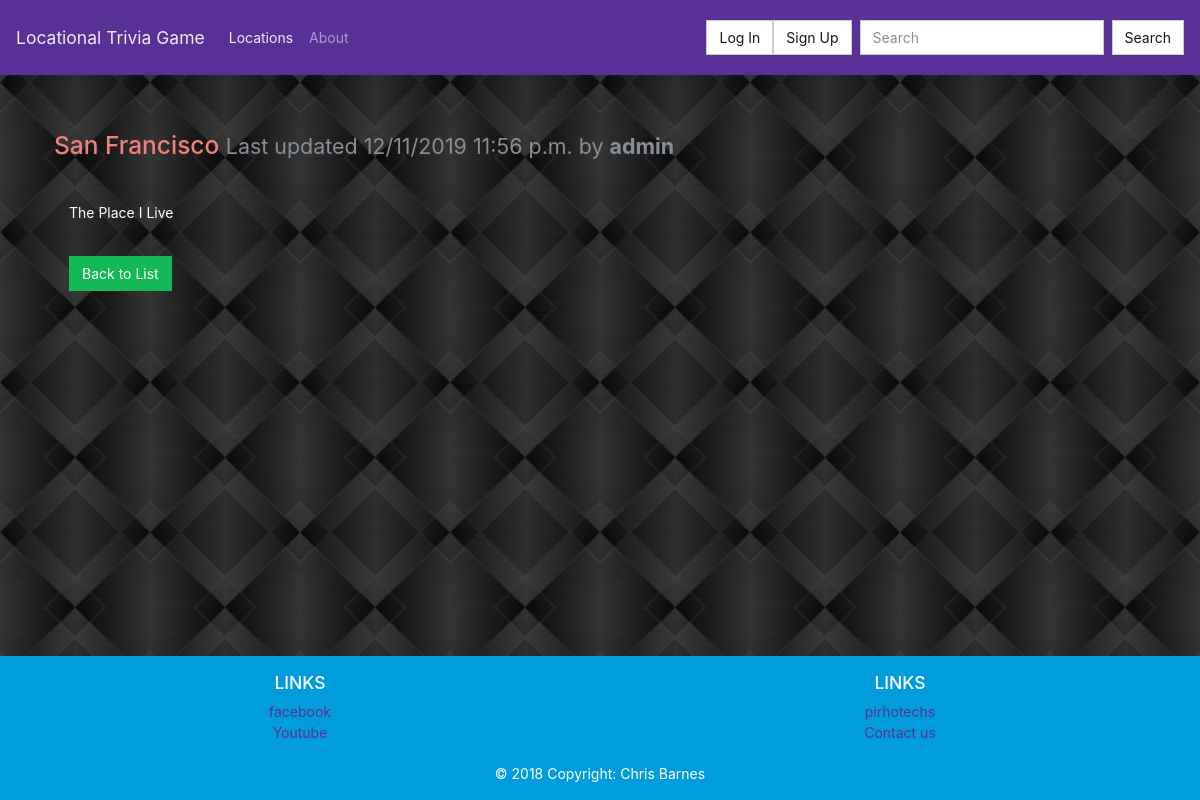
The app's page /locations/san-francisco/ with its own data.
### locations/models.py (models this page shows, shortened)
class Page(models.Model):
    objects = models.Manager()
    title = models.CharField(max_length=settings.PAGE_TITLE_MAX_LENGTH, unique=True,
                             help_text="Title of your page.")
    author = models.ForeignKey(User, on_delete=models.PROTECT,
                               help_text="The user that posted this article.")
    slug = models.CharField(max_length=settings.PAGE_TITLE_MAX_LENGTH, blank=True, editable=False,
                            help_text="Unique URL path to access this page. Generated by the system.")
    content = models.TextField(help_text="Write the content of your page here.")
    created = models.DateTimeField(auto_now_add=True,
                                   help_text="The date and time this page was created. Automatically generated when the model saves.")
    modified = models.DateTimeField(auto_now=True,
                                    help_text="The date and time this page was updated. Automatically generated when the model updates.")

### locations/views.py (the view)
# urls.py: path('<str:slug>/', PageDetailView.as_view(), name='details-page'),
class PageDetailView(DetailView):
    model = Page
    def get(self, request, slug):
        page = self.get_queryset().get(slug__iexact=slug)
        return render(request, 'page.html', {'page': page})

### locations/templates/page.html (shortened to what this page needs)
{% extends "base.html" %}
{% block content %}
  <div class="row">
    <div class="col m-4">
        <div class="row">
            <h3>
                {{ page.title }}
                <small class="text-muted">Last updated {{ page.modified|date:"SHORT_DATETIME_FORMAT" }} by <b>{{ page.author.username }}</b></small>
            </h3>
        </div>
        <hr>
        <p>{{ page.content|linebreaksbr }}</p>
        <hr>
        <a href="{% url 'list-page' %}" class="btn btn-success">Back to List</a>
    </div>
  </div>
{% endblock %}

### static/style.css (style rules this page uses)
body { background: lightgrey url("images/background.jpg") center; }
h2, h3 { color: lightcoral; }
p { color: white; }

### records on screen
Page: title "San Francisco", modified "12/11/2019 11:56 p.m.", author.username "admin", content "The Place I Live"
